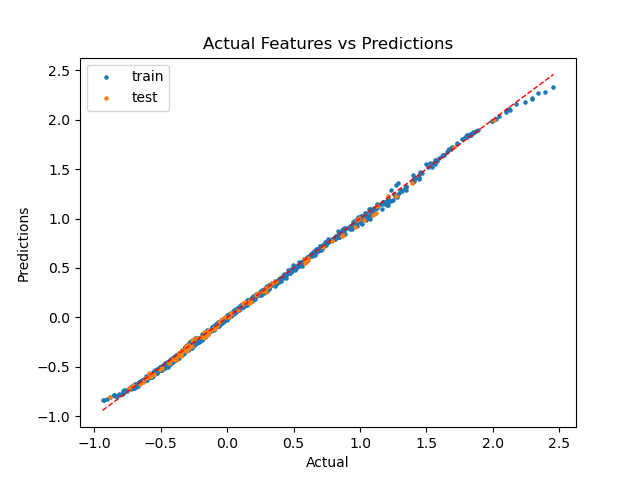
#> input picture fig/exp.png, 640 x 480 px
$ python plot_table.py
#> lines starting #> are read from the running program, lines starting #| are printed output that depends on the picture
from PIL import Image

def create_image_matrix(image_paths, layout):
    # 计算每个子图的尺寸
    num_images = len(image_paths)
    rows = layout['rows']
    cols = layout['cols']
    images_per_row = layout['images_per_row']

    # 创建一个新的空白图像，用于拼接图片
    result_width = cols * Image.open(image_paths[0]).width
#> result_width = 1920
    result_height = rows * Image.open(image_paths[0]).height
#> result_height = 1920
    result_image = Image.new("RGBA", (result_width, result_height), (255, 255, 255, 0))

    # 将图片拼接到空白图像上
    for i, image_path in enumerate(image_paths):
        for j,j_per in enumerate(images_per_row):
            if i<=sum(images_per_row[:j+1])-1:
                row=j
                break
        col=i-sum(images_per_row[:row])
        x_offset = col * Image.open(image_paths[0]).width
#> x_offset = 0
        y_offset = row * Image.open(image_paths[0]).height
#> y_offset = 0
        img = Image.open(image_path)
#> img is the input picture: PIL image 640x480 RGBA; mean R, G, B, A 249.8, 249.6, 249.7, 255
        result_image.paste(img, (x_offset, y_offset))
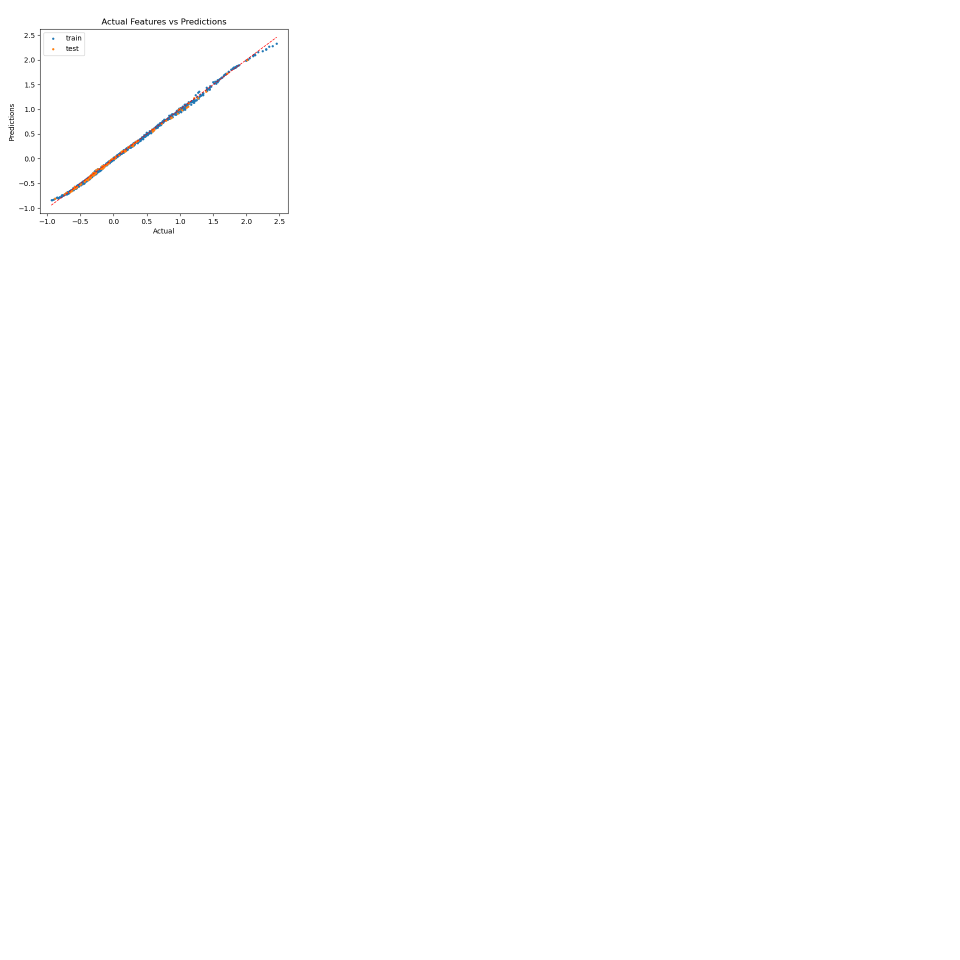
#> result_image: PIL image 1920x1920 RGBA (shown at 1/2 size); mean R, G, B, A 254.6, 254.5, 254.6, 21.2; transparent parts drawn white
#> pass 2 of the loop in create_image_matrix, `for i, image_path in enumerate(image_paths):`:
#> y_offset = 480
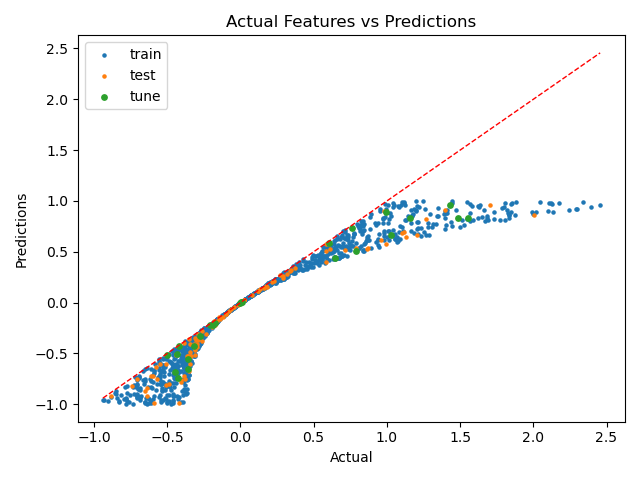
#> input picture fig/low.png, 640 x 480 px
#> in create_image_matrix, img is the input picture: PIL image 640x480 RGBA; mean R, G, B, A 246.7, 247.6, 248, 255
#> in create_image_matrix, `result_image.paste(img, (x_offset, y_offset))`:
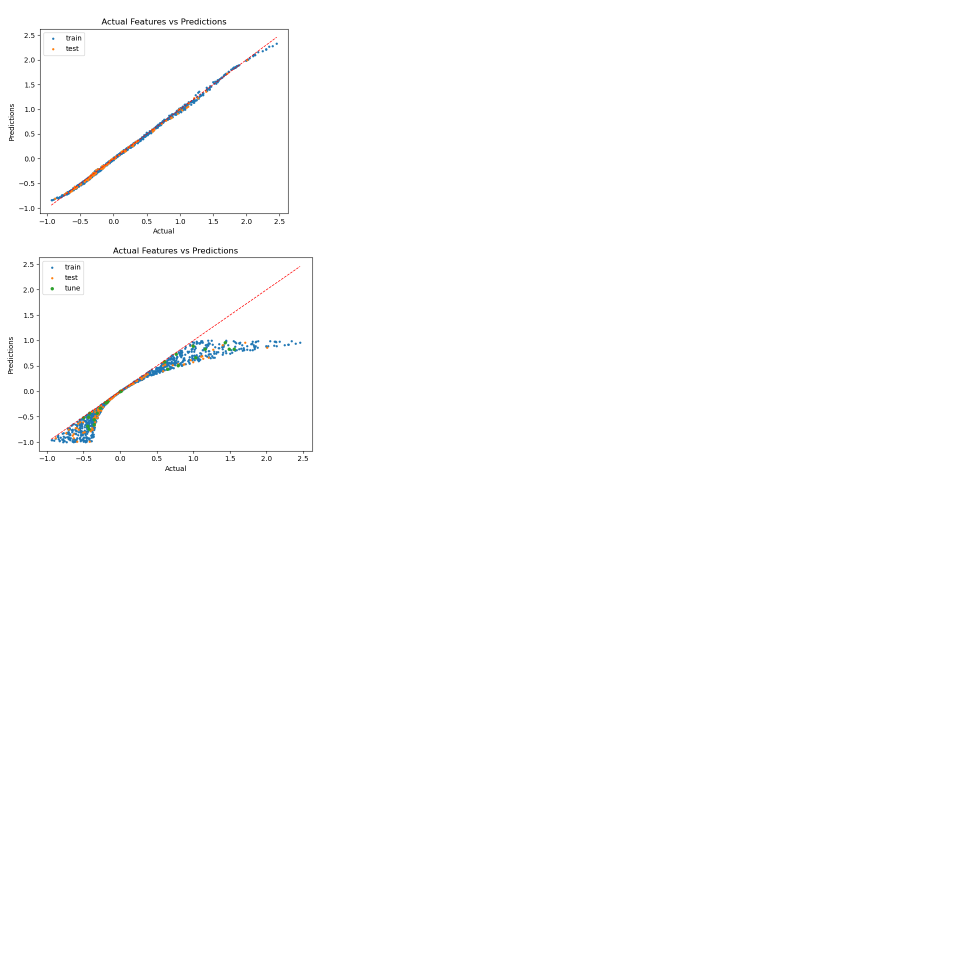
#> result_image: PIL image 1920x1920 RGBA (shown at 1/2 size); mean R, G, B, A 253.9, 253.9, 254, 42.5; transparent parts drawn white
#> pass 3 of the loop in create_image_matrix, `for i, image_path in enumerate(image_paths):`:
#> x_offset = 640
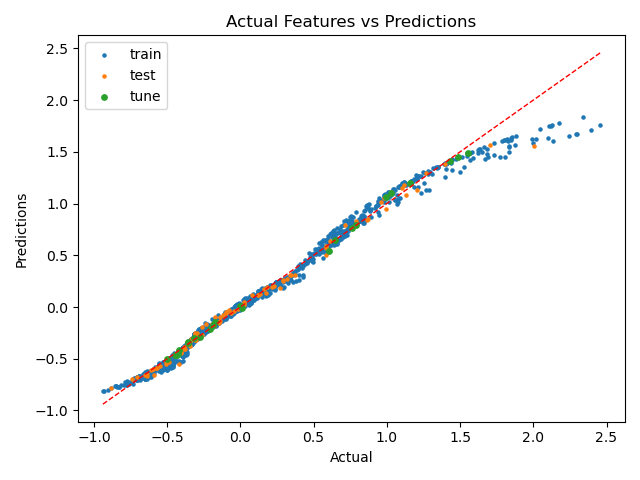
#> input picture fig/low2exp.png, 640 x 480 px
#> in create_image_matrix, img is the input picture: PIL image 640x480 RGBA; mean R, G, B, A 248.2, 248.6, 248.7, 255
#> in create_image_matrix, `result_image.paste(img, (x_offset, y_offset))`:
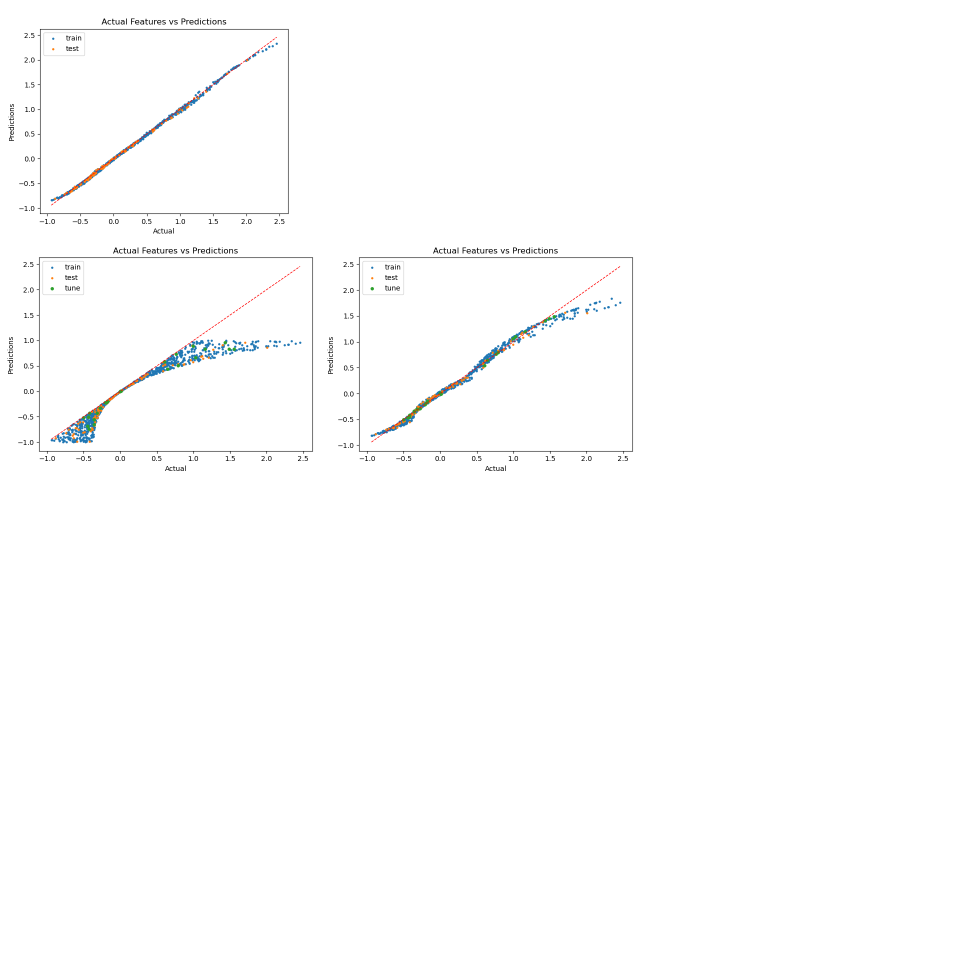
#> result_image: PIL image 1920x1920 RGBA (shown at 1/2 size); mean R, G, B, A 253.3, 253.4, 253.4, 63.8; transparent parts drawn white
#> the loop made 8 passes; the first 3 are shown

    # 展示和保存拼接后的图像
    result_image.show()
    result_image.save("output.png")

# 假设你有一个包含图片路径的列表
image_paths = ['exp.png', 'low.png', 'low2exp.png',
               'high.png', 'high2exp.png', 'low.png',
               'low2high.png', 'low2high2exp.png']
layout = {
    'rows': 4,
    'cols': 3,
    'images_per_row': [1, 2, 2, 3]
}

# 调用函数
#> (the run stopped early here; a loop or call above may not have finished)
